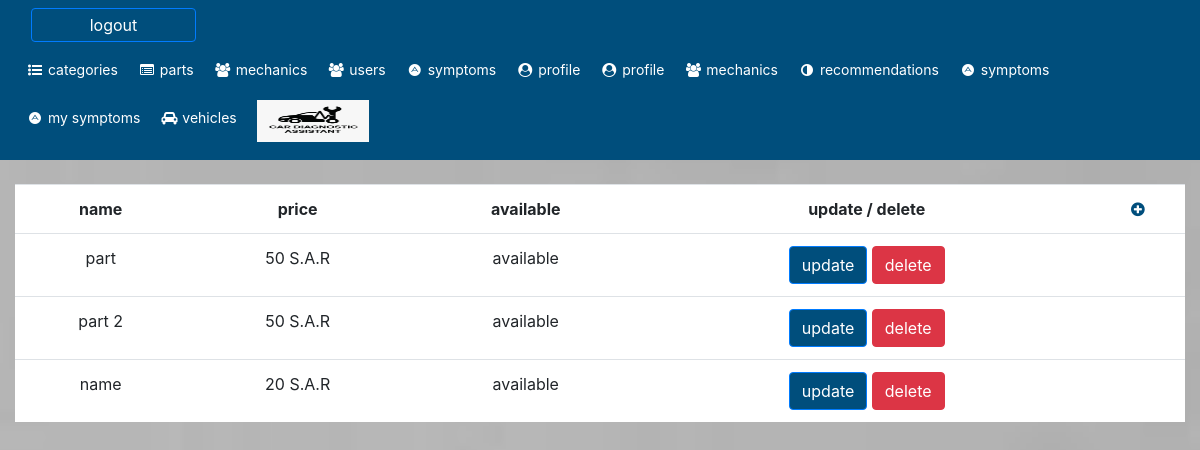
Page /parts.php on the committed database.
### tables this page shows
CREATE TABLE `parts` (
  `id` int(11) NOT NULL,
  `name` varchar(255) NOT NULL,
  `price` int(11) NOT NULL,
  `availability` int(11) NOT NULL
);

### web/parts.php (the view, shortened to what this page needs)
<?php
include("conn.php");
$sql = "SELECT * FROM parts ";
$query = mysqli_query($db, $sql);
?>
<!DOCTYPE html>
<html lang="en">
<head>
    <link rel="stylesheet" href="https://maxcdn.bootstrapcdn.com/bootstrap/4.5.2/css/bootstrap.min.css">
    <link rel="stylesheet" href="https://cdnjs.cloudflare.com/ajax/libs/font-awesome/4.7.0/css/font-awesome.min.css">
</head>
<body dir="ltr" class="background" style="background-image: url('images/bg.jpeg');background-size: cover;background-repeat: no-repeat;height:100vh">
    <?php
    include('header.php');
    ?>
    <br />
    <div class="row justify-content-center " style="margin: auto">
        <div class="col-12">
            <table style="background: white;width: 100%;text-align: center;direction: ltr;" class="table">
                <tr>
                    <th>
                        name
                    </th>
                    <th>
                        price
                    </th>
                    <th>
                        available
                    </th>
                    <th>
                       update / delete
                    </th>
                    <th>
                        <a href="add_part.php"><i style="color:#004E7C;" class="fa fa-plus-circle"></i></a>
                    </th>
                </tr>
                <?php
                foreach ($query as $row) {
                    if($row['availability'] == 1) {$status = "available";}
                ?>
                    <tr>
                        <td><?= $row['name']; ?></td>
                        <td><?= $row['price']; ?> S.A.R </td>
                        <td><?= $status; ?></td>
                        <td>
                            <a class="btn btn-primary" href="./update_part.php?id=<?= $row['id']; ?>">update</a>
                            <a class="btn btn-danger" href="./parts-delete.php?id=<?= $row['id']; ?>">delete</a>
                        </td>
                        <td></td>
                    </tr>
                <?php
                }
                ?>
            </table>
        </div>
    </div>
</body>
</html>

### web/parts.php (style rules this page uses)
.background { background-image: url("../images/3.jpeg"); background-size: cover; }

### web/header.php (style rules this page uses)
.row { margin-left: 0px !important; margin-right: 0px !important; }
.btn-primary { background: #004E7C !important; }

### rows in the picture
parts: name "part", price "50", availability "available"
parts: name "part 2", price "50", availability "available"
parts: name "name", price "20", availability "available"
